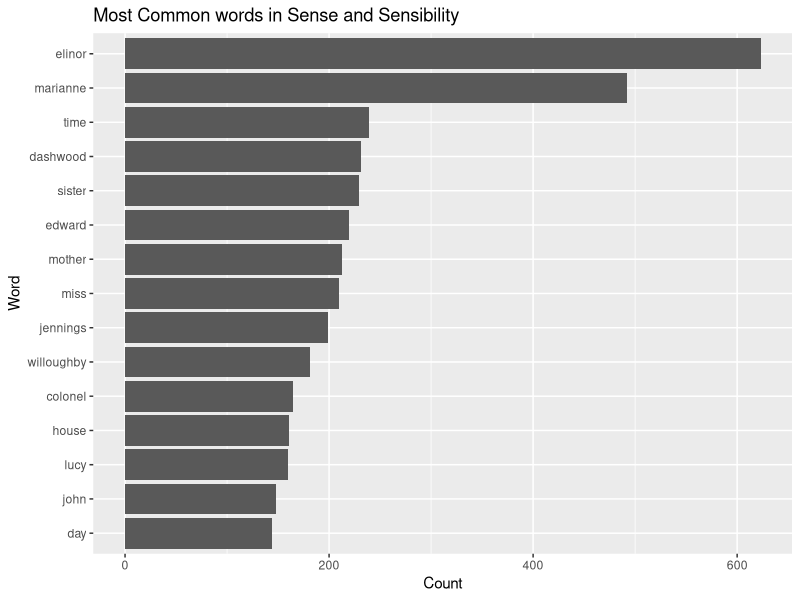

Write the R code that produced this figure.
## ---- chunk 1
suppressWarnings(suppressPackageStartupMessages(library(janeaustenr)))
suppressWarnings(suppressPackageStartupMessages(library(tidytext)))
suppressWarnings(suppressPackageStartupMessages(library(tidyverse)))
suppressWarnings(suppressPackageStartupMessages(library(testthat)))
## ---- chunk 2
book_name = "Sense & Sensibility"

words_sensesensibility <- austen_books() %>%
  filter(book == book_name) %>%
  unnest_tokens(output = word, input = text) 
head(words_sensesensibility)
## ---- chunk 3
words_count_sensesensibility <- words_sensesensibility %>%
  filter(!word %in% stop_words$word) %>%
  count(word, sort = TRUE) %>%
  top_n(15)
head(words_count_sensesensibility)
## ---- chunk 4
ggplot(words_count_sensesensibility, aes(x = reorder(word,n), y = n)) +
  geom_bar(stat="identity") +
  coord_flip() +
  labs(x = "Word", y = "Count", title = "Most Common words in Sense and Sensibility")
## ---- chunk 5
#' Xiaoting Li's version of Pig Latin
#' 
#' This function is to convert the given words into Xiaoting Li's version of Pig Latin.
#' 
#' Here are the rearrangement and addition rules:
#' 1. For words that begin with consonant sounds or consonant clusters:
#'    All letters before the first vowel are moved to the after of the first vowel,
#'    and the addition token `xtl` is added to the end. 
#'    For example, `hello` will be `ehllo` + `xtl`.
#'    
#' 2. For words that begin with vowel sounds:
#'    The initial vowels and the  first consonant or consonant cluster are kept,
#'    the rest of letters are removed. A different addition token `lxt` is added
#'    to the end of the word. 
#'    For example, `emma` becomes `emm` + `lxt`.
#'    
#' @param word the input string
#' @return the converted string (lower case)
#' @examples
#' pig_latin_xtl("Hello") # output: ehlloxtl
#' pig_latin_xtl("world") # output: owrldxtl
pig_latin_xtl <- function (word) {
  # stop if the input is not a string
  stopifnot(is.character(word))
  
  word = tolower(word)
  
  addition_token = "xtl"
  addition_token_2 = "lxt"
  vowel = c("a", "e", "i", "o", "u")
  
  # convert the word into letters
  chars = stringr::str_split(word, "")[[1]]
  word_len = length(chars)
  
  # find the first vowel
  i = purrr::detect_index(chars, ~(.x %in% vowel ) )
  
  # handle edge case where there is no vowel
  if (i == 0) return (stringr::str_c(word, addition_token));
  
  if (i > 1) {
    # For words that begin with consonant sounds or consonant clusters
    word = stringr::str_c(stringr::str_sub(word, i, i), stringr::str_sub(word, 1, (i - 1)),
                          stringr::str_sub(word, (i+1), -1), addition_token)
    
  } else {
    # For words beginning with vowel sounds
    
    # find the first consonant sounds or consonant clusters
    i = purrr::detect_index(chars, ~!(.x %in% vowel ) )
    # find the next vowel after that
    j = purrr::detect_index(chars[i:word_len], ~(.x %in% vowel ) )
    
    # handle if there is no vowel after the first consonant sounds or consonant clusters 
    if (j == 0) {
      i = word_len + 1
    } else {
      i = i + j - 1
    }
    
    word = stringr::str_sub(word, 1, i - 1)
    word = stringr::str_c(word, addition_token_2)
  }
  
  return (word)
}
## ---- chunk 6
pig_latin_xtl("Hello")
## ---- chunk 7
pig_latin_xtl("emma")
## ---- chunk 8
pig_latin_xtl("print")
## ---- chunk 9
test_that("Xiaoting's Pig Latin function tests", {
  # throw error when the input is not valid
  expect_error(pig_latin_xtl(123))
  expect_error(pig_latin_xtl(list()))
  # make sure the output is expected
  expect_equal(pig_latin_xtl("always"), "alwlxt")
  expect_equal(pig_latin_xtl("friends"), "ifrendsxtl")
  # make sure the output type is string
  expect_true(is.character(pig_latin_xtl("egg")))
})
